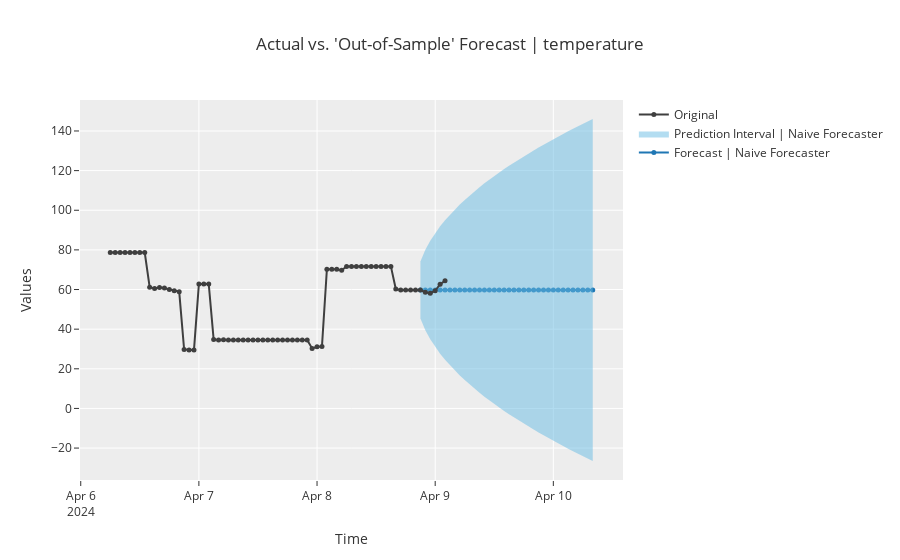

Source (notebook cell):
### Code cell
# import TSForecastingExperiment and init the class
from pycaret.time_series import TSForecastingExperiment
tempExp = TSForecastingExperiment()

tempExp.setup(data=temperature_df, fh = 6, session_id = 123)

# Compare models
best_model = tempExp.compare_models()

print(best_model)
tempExp.plot_model(best_model, plot = 'forecast', data_kwargs = {'fh' : 36})
